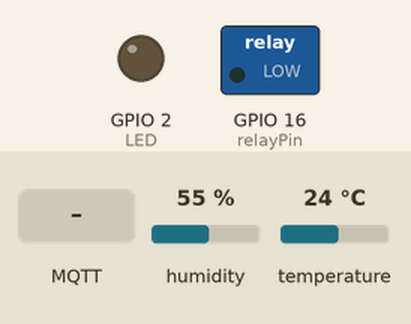
Recording of a sketch running on a simulated ESP8266 (NodeMCU). Shown: switched loads named in the sketch (green lamp = pin HIGH), output pins drawn as LEDs (lit = HIGH). Inputs (shaded band) come from the test bench; at power-on: humidity 55 %, temperature 24 °C. WiFi joins after 1.5 s; servers stay silent unless stated; random numbers use the default seed unless the sketch sets one; no MQTT or app messages arrive unless stated; what the sketch prints to the serial monitor is not drawn.

Above: at 2.8 s.
2.9 s: MQTT message "1" arrives on the first subscribed topic
At 4.8 s:
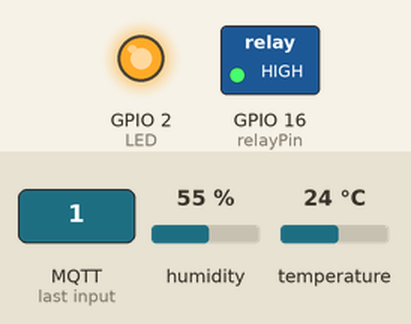
5.1 s: MQTT message "0" arrives on the first subscribed topic
At 6.6 s:
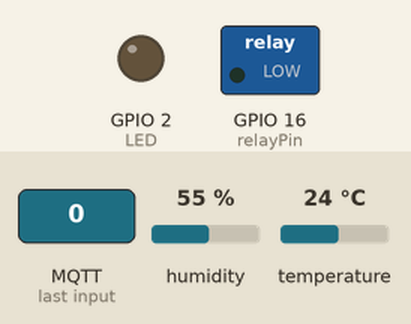
Timing chart, 0 to 8.1 s (numbered marks = the images above; inputs shaded):
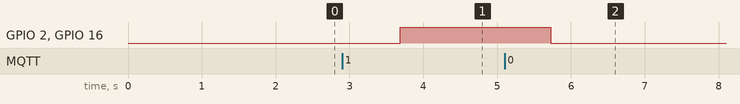

Measured:
- after the input at 2.9 s, GPIO 2 (LED), GPIO 16 (relayPin): LOW → HIGH after 0.79 s
- after the input at 5.1 s, GPIO 2 (LED), GPIO 16 (relayPin): HIGH → LOW after 0.63 s

The sketch:

3._DHT11_Relay.ino
```cpp
#include <ESP8266WiFi.h>
#include <PubSubClient.h>
#include "DHT.h"

#define DHTPIN 5      // Pin Sensor DHT11
#define DHTTYPE DHT11 // Tipe Sensor DHT11

#define LED 2     // PIN D4

#define humidity_topic "sensor/humidity"
#define temperature_celsius_topic "sensor/temp_celsius"
#define temperature_fahrenheit_topic "sensor/temp_fahrenheit"


DHT dht(DHTPIN, DHTTYPE);

#define ssid "SSID"           // SSID
#define password "PASSWORD"   // Password WiFi

#define mqtt_server "broker.hivemq.com"   // Broker MQTT
//#define mqtt_user "user"
//#define mqtt_password "password"

int relayPin = 16 ;  // PIN D0

WiFiClient espClient;
PubSubClient client(espClient);

void setup_wifi() {
   delay(100);
   // koneksi pada jaringan WIFI
    Serial.print("Connecting to ");
    Serial.println(ssid);
    WiFi.begin(ssid, password);
    while (WiFi.status() != WL_CONNECTED) {
      delay(500);
      Serial.print(".");
    }
  randomSeed(micros());
  Serial.println("");
  Serial.println("WiFi connected");
  Serial.println("IP address: ");
  Serial.println(WiFi.localIP());
}

void callback(char* topic, byte* payload, unsigned int length)
{
  Serial.print("Command from MQTT broker is : [");
  Serial.print(topic);
  Serial.print("   ");

  int p =(char)payload[0]-'0';
  // if MQTT=0, Relay mati di pin D1
  if(p==0)
  {
    digitalWrite(LED, LOW);
    digitalWrite(relayPin, LOW);
    Serial.println(" Relay Mati! ");
  }
  // if MQTT=1, Relay aktif di pin D1
  if(p==1)
  {
    digitalWrite(LED, HIGH);
    digitalWrite(relayPin, HIGH);
    Serial.println(" Relay Aktif! ");
  }
    Serial.println();
}
//end callback

void reconnect() {
  // Loop until we're reconnected
  while (!client.connected())
  {
    Serial.print("Attempting MQTT connection...");

    // Create Name ClientId
    String clientId = "ESP8266";
    clientId += String(random(0xffff), HEX);

    if (client.connect(clientId.c_str()))
//    if (client.connect((char*) clientName.c_str()), mqtt_user, mqtt_password)) {
    {
      Serial.println("connected");
      client.subscribe("aktuator/relay"); //Topik MQTT yang di Subscribe
    } else {
      Serial.print("failed, rc=");
      Serial.print(client.state());
      Serial.println(" try again in 5 seconds");
      // delay 5 detik
      delay(5000);
    }
  }
} //end reconnect()

void setup() {
  Serial.begin(115200);
  setup_wifi();
  client.setServer(mqtt_server, 1883);
  client.setCallback(callback);
  dht.begin();
  pinMode(LED,OUTPUT);
  pinMode(relayPin, OUTPUT);
}

void loop() {
  if (!client.connected()) {
    reconnect();
  }
  client.loop();

  delay(2000);

  float h = dht.readHumidity();
  float t = dht.readTemperature();
  float f = dht.readTemperature(true);

  if (isnan(h) || isnan(t) || isnan(f)) {
    Serial.println("Failed to read from DHT sensor!");
    return;
  }

  float hif = dht.computeHeatIndex(f, h);
  float hic = dht.computeHeatIndex(t, h, false);

  Serial.print("Humidity: ");
  Serial.print(h);
  Serial.print(" %\t");
  Serial.print("Temperature: ");
  Serial.print(t);
  Serial.print(" *C ");
  Serial.print(f);
  Serial.print(" *F\t");
  Serial.print("Heat index: ");
  Serial.print(hic);
  Serial.print(" *C ");
  Serial.print(hif);
  Serial.println(" *F");


  Serial.print("Temperature in Celsius:");
  Serial.println(String(t).c_str());
  client.publish(temperature_celsius_topic, String(t).c_str(), true);


  Serial.print("Temperature in Fahrenheit:");
  Serial.println(String(f).c_str());
  client.publish(temperature_fahrenheit_topic, String(f).c_str(), true);


  Serial.print("Humidity:");
  Serial.println(String(h).c_str());
  client.publish(humidity_topic, String(h).c_str(), true);
}
```
